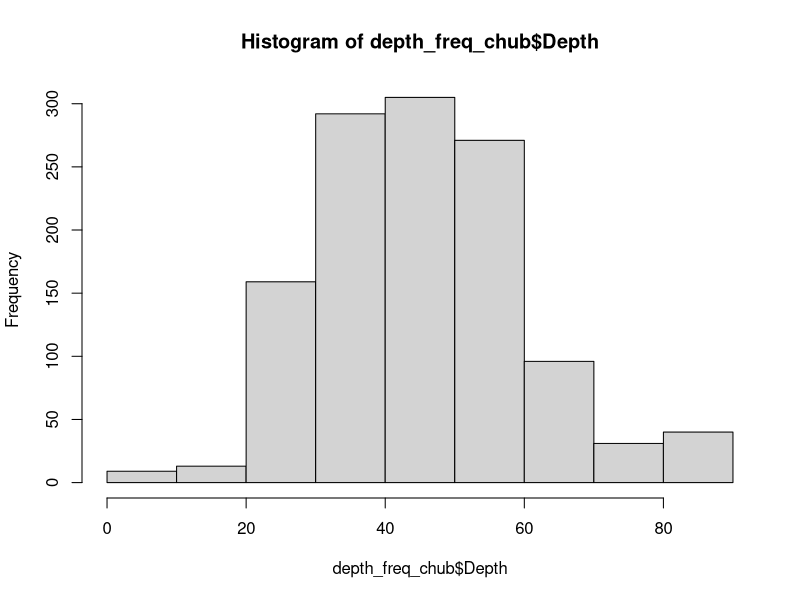
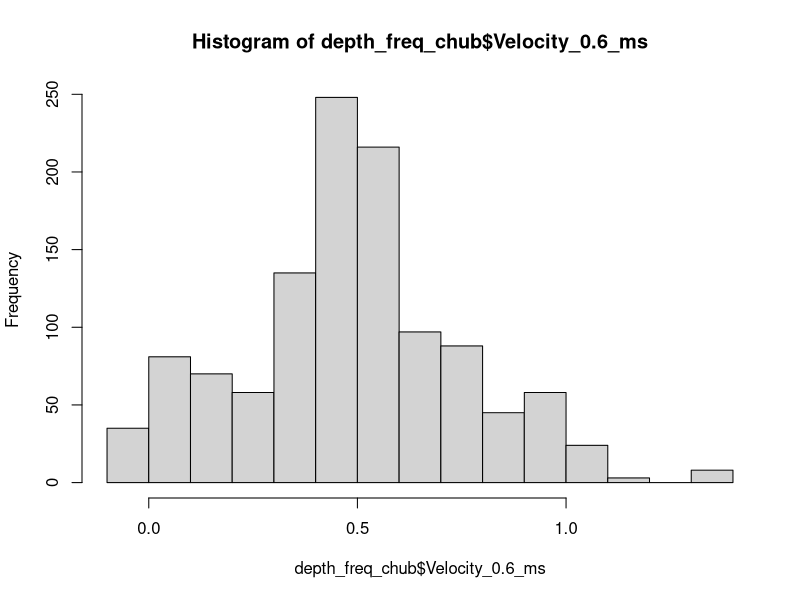

The R script that drew these images, in order: (Note: this script raises an error after producing the figures.)
### Arroyo Chub

library(tidyverse)
library(tidyr)
library(sm)
library(lubridate) # work with dates
library(dplyr)     # data manipulation (filter, summarize, mutate)
library(ggplot2)   # graphics
library(gridExtra) # tile several plots next to each other
library(scales)
library(data.table)

depth_chub <- read.csv("input_data/00_Wulff_Chub_depth_velocity_abundance.csv")
depth_chub <- depth_chub[,-1]

head(depth_chub)


## make curve

depth_freq_chub <- depth_chub %>% 
  uncount(Abundance)
hist(depth_freq_chub$Depth)
hist(depth_freq_chub$Velocity_0.6_ms)


## probability curve - histogram scaled and centered depth, then transformed back to raw depth

## chub
depth_freq_chub$Scaled_Depth <-scale(depth_freq_chub$Depth, scale=T, center=T)
scaled_x <- depth_freq_chub$Scaled_Depth
h <- hist(scaled_x, plot=F)
xfit_c<-seq(min(scaled_x),max(scaled_x),length=200)
yfit_c<-dnorm(xfit_c,mean=mean(scaled_x),sd=sd(scaled_x))
## x axis with raw depth values
xfit_r_c <- seq(min(depth_freq_chub$Depth), max(depth_freq_chub$Depth), length=200)


## data frame with probabilities and depth - to combine with hydraulic data

fitdata_c <- data.frame(matrix(ncol=2, nrow=length(yfit_c)))
fitdata_c[,1] <- xfit_r_c
fitdata_c[,2] <- yfit_c
colnames(fitdata_c) <- c("depth_fit", "prob_fit")
head(fitdata_c)

## use smooth spline to predict on new data set
new_values_chub <-smooth.spline(fitdata_c$depth_fit, fitdata_c$prob_fit)


## make DF of new data to predict
new_data <- as.data.frame(seq(0,140, 0.5))
colnames(new_data) <- "value"

all_data <- new_data %>%
  dplyr::mutate(prob_fit = predict(new_values_chub, value)$y) %>%
  rename(depth_cm = value) 

head(all_data)

write.csv(all_data, "output_data/03_chub_adult_depth_prob_curve_data.csv")

#### velocity
head(depth_freq_chub)
vel_freq <- rename(depth_freq_chub, Velocity = Velocity_0.6_ms)
vel_freq <- na.omit(vel_freq)
## probability curve
vel_freq$Scaled_Vel <-scale(vel_freq$Velocity, scale=T, center=T)
scaled_x <- vel_freq$Scaled_Vel
h <- hist(scaled_x, plot=F)
xfit<-seq(min(scaled_x),max(scaled_x),length=1000)
yfit<-dnorm(xfit,mean=mean(scaled_x),sd=sd(scaled_x))

## x axis with raw velocity values
xfit_r <- seq(min(vel_freq$Velocity), max(vel_freq$Velocity), length=1000)

## plot curve with raw depth axis
png("figures/03_chub_Adult_velocity_Prob_curve.png", width = 700, height = 700)

plot(xfit_r, yfit, axes=FALSE, xlab='', ylab='', type='l', col='', main = "" )
axis(1, at=pretty(xfit_r), cex.axis=2)
par(new=TRUE)
#plot the line with no axes or labels
plot(xfit, yfit, axes=FALSE, xlab='Velocity (m/s)', ylab='Probability', type='l', col='red', main = "Adult/Velocity",
     cex.main = 2, cex.axis=2, cex.lab=2)
## add 1sd shift
par(new=TRUE)

#add these now with axis

axis(2, at=pretty(range(yfit)), cex.axis=2)
dev.off()
## data frame with probabilities and depth

fitdata <- data.frame(matrix(ncol=2, nrow=length(yfit)))
fitdata[,1] <- xfit_r
fitdata[,2] <- yfit
colnames(fitdata) <- c("velocity_fit", "prob_fit")

write.csv(fitdata, "output_data/03_chub_adult_velocity_prob_curve_data.csv")
